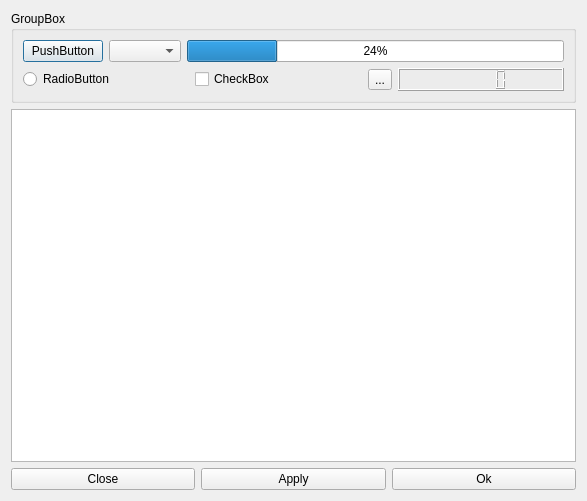
<?xml version="1.0" encoding="UTF-8"?>
<ui version="4.0">
 <class>StyleSheet</class>
 <widget class="QDialog" name="StyleSheet">
  <property name="geometry">
   <rect>
    <x>0</x>
    <y>0</y>
    <width>587</width>
    <height>501</height>
   </rect>
  </property>
  <property name="windowTitle">
   <string>Esprit-RP : Style customizer</string>
  </property>
  <layout class="QVBoxLayout" name="verticalLayout">
   <item>
    <widget class="QGroupBox" name="groupBox">
     <property name="title">
      <string>GroupBox</string>
     </property>
     <layout class="QVBoxLayout" name="verticalLayout_2">
      <item>
       <layout class="QHBoxLayout" name="horizontalLayout_2">
        <item>
         <widget class="QPushButton" name="pushButton">
          <property name="text">
           <string>PushButton</string>
          </property>
         </widget>
        </item>
        <item>
         <widget class="QComboBox" name="comboBox"/>
        </item>
        <item>
         <widget class="QProgressBar" name="progressBar">
          <property name="value">
           <number>24</number>
          </property>
         </widget>
        </item>
       </layout>
      </item>
      <item>
       <layout class="QHBoxLayout" name="horizontalLayout_3">
        <item>
         <widget class="QRadioButton" name="radioButton">
          <property name="text">
           <string>RadioButton</string>
          </property>
         </widget>
        </item>
        <item>
         <widget class="QCheckBox" name="checkBox">
          <property name="text">
           <string>CheckBox</string>
          </property>
         </widget>
        </item>
        <item>
         <widget class="QToolButton" name="toolButton">
          <property name="text">
           <string>...</string>
          </property>
         </widget>
        </item>
        <item>
         <widget class="QLCDNumber" name="lcdNumber"/>
        </item>
       </layout>
      </item>
     </layout>
    </widget>
   </item>
   <item>
    <widget class="QTextEdit" name="Text_stylesheet"/>
   </item>
   <item>
    <layout class="QHBoxLayout" name="horizontalLayout">
     <item>
      <widget class="QPushButton" name="Button_close">
       <property name="text">
        <string>Close</string>
       </property>
      </widget>
     </item>
     <item>
      <widget class="QPushButton" name="Button_apply">
       <property name="text">
        <string>Apply</string>
       </property>
      </widget>
     </item>
     <item>
      <widget class="QPushButton" name="Button_OK">
       <property name="text">
        <string>Ok</string>
       </property>
      </widget>
     </item>
    </layout>
   </item>
  </layout>
 </widget>
 <resources/>
 <connections/>
</ui>
